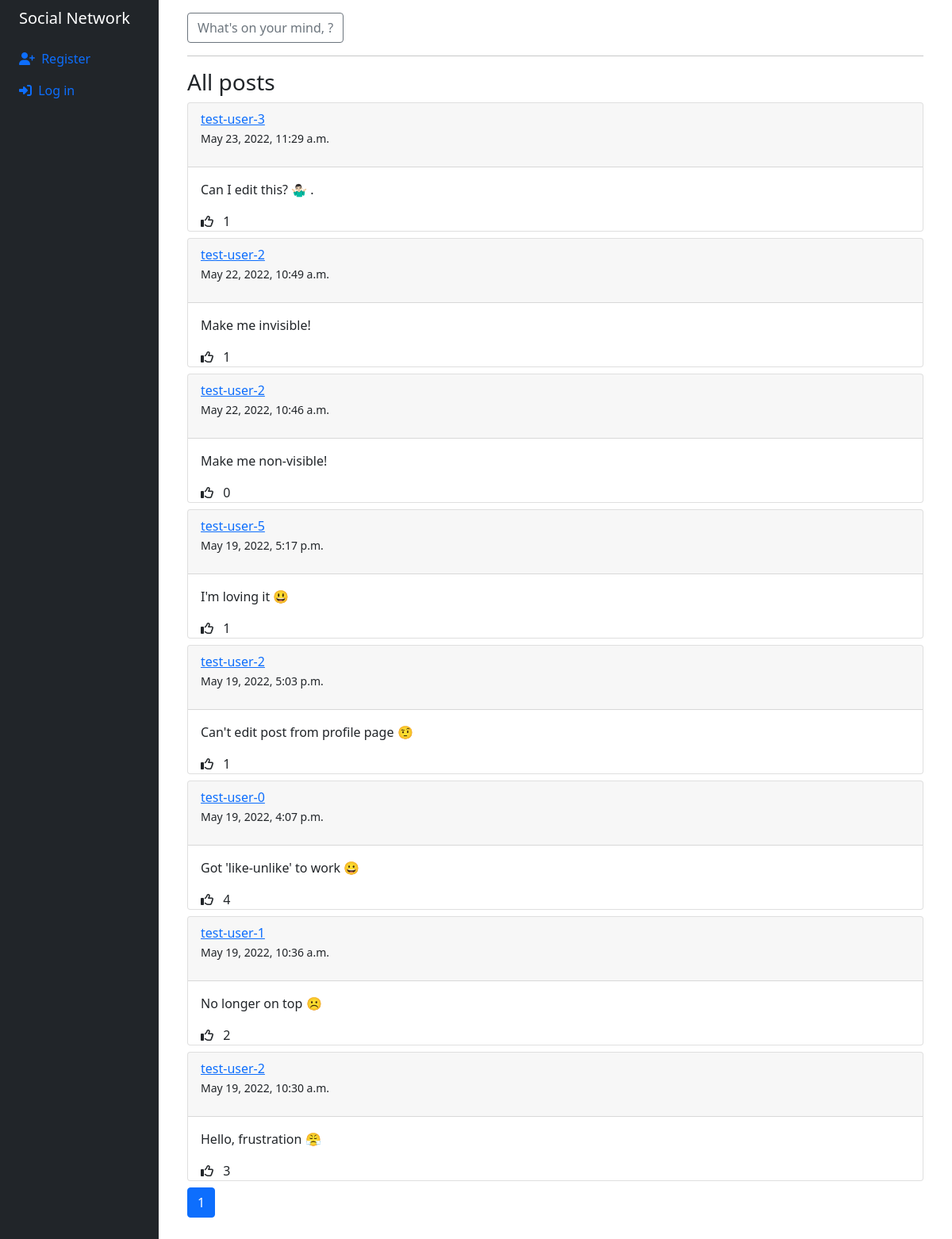
Page /?page=2 on the earlier database version.
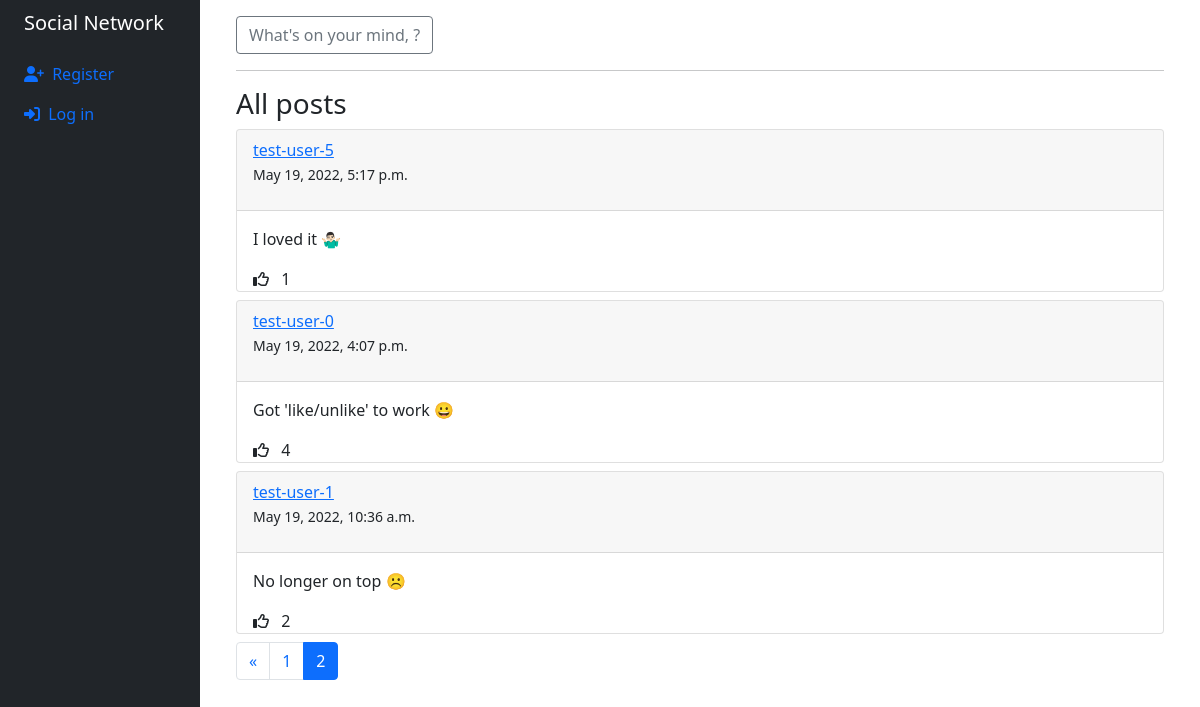
Same page on the later database version.
### network/models.py (models this page shows, shortened)
class Post(models.Model):
    author = models.ForeignKey(
        User, on_delete=models.CASCADE, related_name="posts")
    content = models.TextField()
    likes = models.ManyToManyField(User, blank=True)
    created_on = models.DateTimeField(default=timezone.now)
    is_visible = models.BooleanField(default=True)
    class Meta:
        ordering = ["-id"]
    def get_likes(self):
        return self.likes.all().count()

class User(AbstractUser):
    followers = models.ManyToManyField(
        "self", symmetrical=False, related_name="following", blank=True)

### network/views.py (the view, shortened to what this page needs)
# urls.py: path("", views.index, name="index"),
def index(request):
    posts = Post.objects.all().order_by("-created_on")
    page_number = request.GET.get("page", 1)
    paginator = Paginator(posts, 10)
    try:
        page_obj = paginator.page(page_number)
    except PageNotAnInteger:
        page_obj = paginator.page(1)
    except EmptyPage:
        page_obj = paginator.page(paginator.num_pages)
    return render(request, "network/index.html", {"page_obj": page_obj})

### network/templates/network/index.html (shortened to what this page needs)
{% extends "network/layout.html" %}
{% load static %}
{% block body %}
<div class="container">
    <button type="button" class="btn btn-outline-secondary" data-bs-toggle="modal" data-bs-target="#newPostFormModal">
        What's on your mind, {{ request.user.username }}?
    </button>
    <hr>
    <h3>All posts</h3>
    {% for post in page_obj %}
    {% if post.is_visible %}
    <div class="card my-2">
        <div class="card-header">
            <a href="{% url 'profile' post.author.id %}">{{ post.author }}</a>
            <p><small>{{ post.created_on }}</small></p>
        </div>
        <div class="card-body" data-parent-id="{{ post.id }}">
            <p class="card-text" id="content-{{ post.id }}">{{ post.content }}</p>
        </div>
        <div class="mx-2">
            <span class="like mx-2">
                <i data-id="{{ post.id }}" {% if request.user in post.likes.all %} class="fas fa-thumbs-up"
                    data-action="unlike" {% else %} class="far fa-thumbs-up" data-action="like" {% endif %}></i>
            </span>
            <span id="likes-count-{{ post.id }}">{{ post.get_likes }}</span>
        </div>
    </div>
    {% endif %}
    {% endfor %}
    <nav aria-label="Page navigation example">
        <ul class="pagination">
            {% if page_obj.has_previous %}
            <li class="page-item"><a class="page-link" href="?page={{ page_obj.previous_page_number }}">&laquo;</a></li>
            {% endif %}
            {% for i in page_obj.paginator.page_range %}
            {% if page_obj.number == i %}
            <li class="page-item active" aria-current="page">
                <span class="page-link">
                    {{ i }}
                </span>
            </li>
            {% else %}
            <li class="page-item"><a class="page-link" href="?page={{ i }}">{{ i }}</a></li>
            {% endif %}
            {% endfor %}
        </ul>
    </nav>
</div>
{% endblock %}

Differences in the rows shown:
no longer on this page (row edited): Post: author "test-user-3", created_on "May 23, 2022, 11:29 a.m.", content "Can I edit this? 🤷🏻‍♂️ .", get_likes "1"
no longer on this page (row edited): Post: author "test-user-2", created_on "May 22, 2022, 10:49 a.m.", content "Make me invisible!", get_likes "1"
no longer on this page (row unchanged): Post: author "test-user-2", created_on "May 22, 2022, 10:46 a.m.", content "Make me non-visible!", get_likes "0"
no longer on this page (row edited): Post: author "test-user-2", created_on "May 19, 2022, 5:03 p.m.", content "Can't edit post from profile page 🤨", get_likes "1"
no longer on this page (row edited): Post: author "test-user-2", created_on "May 19, 2022, 10:30 a.m.", content "Hello, frustration 😤", get_likes "3"
changed Post "test-user-5": content "I'm loving it 😃" → "I loved it 🤷🏻‍♂️"
changed Post "test-user-0": content "Got 'like-unlike' to work 😀" → "Got 'like/unlike' to work 😀"
Other differences:
list line gone: "1"
new list line: "1"
new list line: "2"
